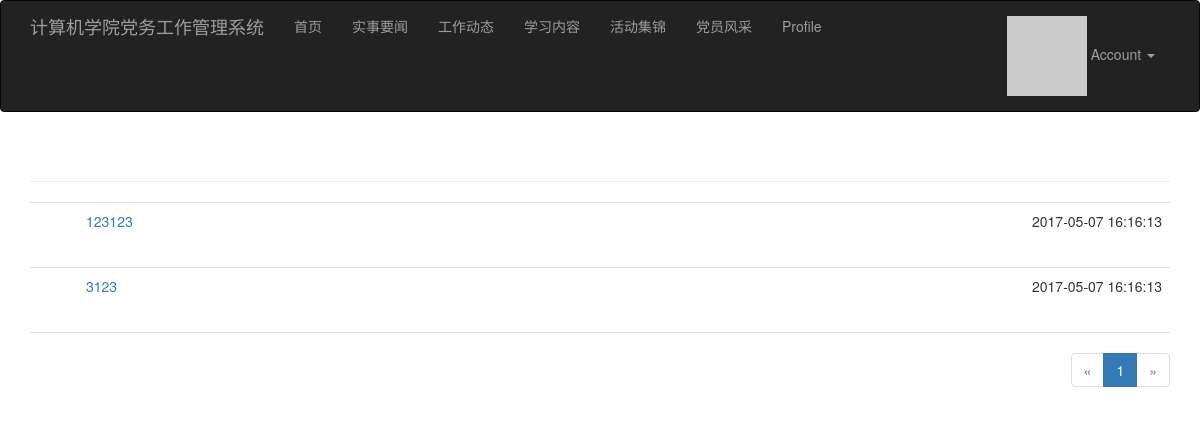
Screenshot of /activities (signed in) with the database file from the repository.
### app/models.py (models this page shows, shortened)
class Activity(db.Model):
    __tablename__ = 'activities'
    id = db.Column(db.Integer, primary_key=True)
    title = db.Column(db.String(64), nullable=False)
    content = db.Column(db.Text, nullable=True)
    content_html = db.Column(db.Text, nullable=True)
    create_time = db.Column(db.DateTime, default=datetime.now())
    publish_time = db.Column(db.DateTime, default=datetime.now())
    img_path = db.Column(db.String(256), nullable=True)

### app/main/views.py (the view)
@main.route('/activities', methods=['GET'])
def activities():
    page = request.args.get('page', 1, type=int)
    pagination = Activity.query.order_by(Activity.publish_time).paginate(
            page, per_page=current_app.config['PER_PAGE'],
            error_out=False)
    posts = pagination.items
    return render_template('main/activities.html', posts=posts,
                           pagination=pagination)

### app/auth/views.py (called while the page is built)
@auth.before_app_request
def before_request():
    if current_user.is_authenticated:
        current_user.ping()

### app/models.py (called while the page is built)
@login_manager.user_loader
def load_user(user_id):
    return User.query.get(int(user_id))

    def ping(self):
        self.last_seen = datetime.now()
        db.session.add(self)

    def gravatar(self, size=100, default='identicon', rating='g'):
        if request.is_secure:
            url = 'https://secure.gravatar.com/avatar'
        else:
            url = 'http://secure.gravatar.com/avatar'
        hash = self.avatar_hash or hashlib.md5(self.email.encode('utf-8')).hexdigest()
        return '{url}/{hash}?s={size}&d={default}&r={rating}'.format(url=url, size=size, hash=hash,
                                                                     default=default, rating=rating)

### app/templates/main/activities.html (shortened to what this page needs)
{% extends "base.html" %}
{% import "bootstrap/wtf.html" as wtf %}
{% import "_macros.html" as macros %}
{% block page_content %}
<div class="page-header">
</div>
<ul class="posts">
    {% for post in posts %}
    <li class="post">
        <div class="post-content">
            <div class="post-date">{{ post.publish_time }}</div>
            <div class="post-title"> <a href="{{ url_for('main.activities_detail', pk=post.id) }}" > {{ post.title }}   </a> </div>
        </div>
    </li>
    {% endfor %}
</ul>
{% if pagination %}
<div class="pagination">
    {{ macros.pagination_widget(pagination, 'main.activities') }}
</div>
{% endif %}
{% endblock %}

### app/static/styles.css (style rules this page uses)
ul.posts { list-style-type: none; padding: 0px; margin: 16px 0px 0px 0px; border-top: 1px solid #e0e0e0; }
ul.posts li.post { padding: 8px; border-bottom: 1px solid #e0e0e0; }
div.post-date { float: right; }
div.post-content { margin-left: 48px; min-height: 48px; }
div.pagination { width: 100%; text-align: right; padding: 0px; margin: 0px; }

### rows the page displays
Activity: publish_time "2017-05-07 16:16:13", title "123123"
Activity: publish_time "2017-05-07 16:16:13", title "3123"

### other values shown
{{ p }} "1"
